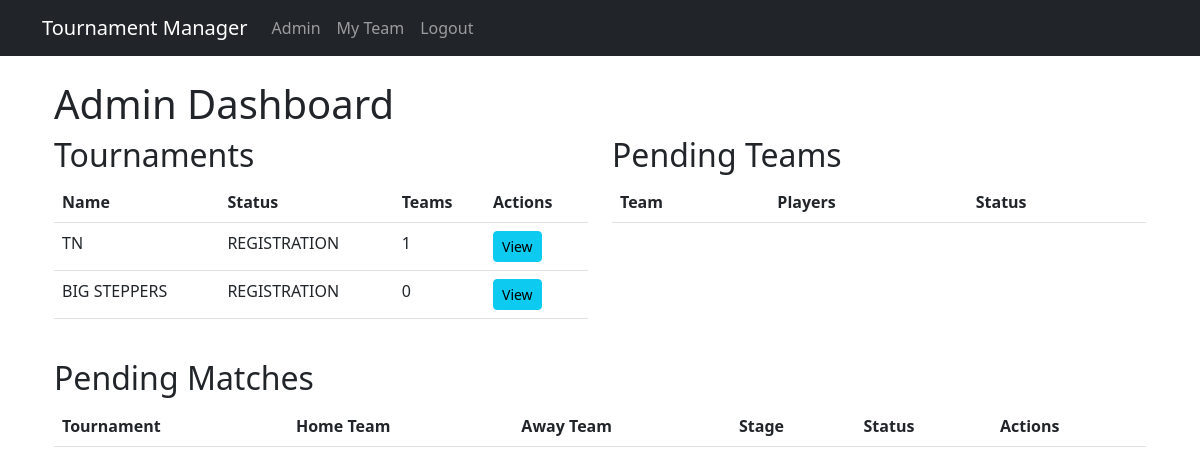
The page /api/admin-dashboard/ (signed in) on the database as committed earlier.
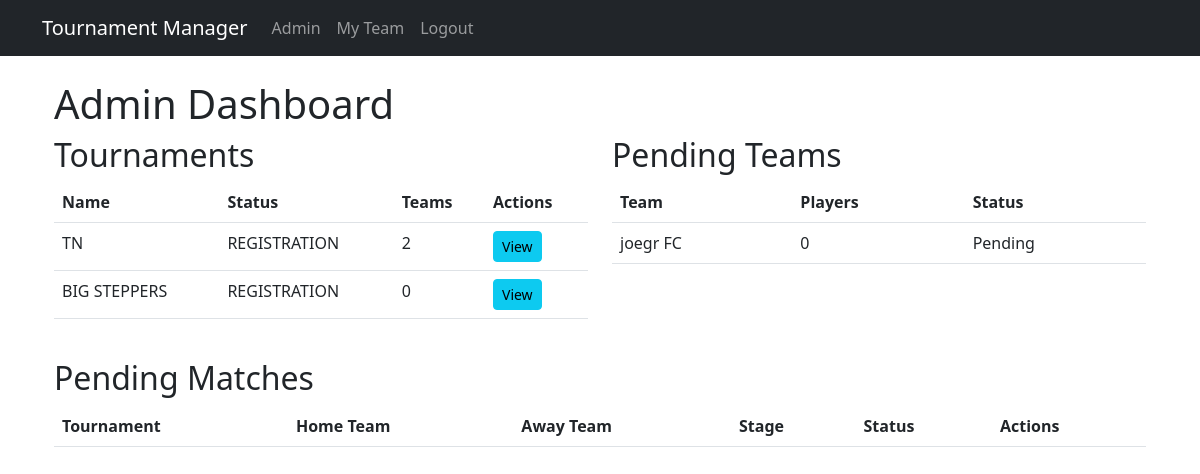
The same page on the database as committed later.
### tournament/models.py (models this page shows, shortened)
class Tournament(models.Model):
    slug = models.SlugField(
        unique=True,
        editable=False,
        default=''
    )
    name = models.CharField(max_length=100)
    organizer = models.ForeignKey(User, on_delete=models.CASCADE, null=True, blank=True)
    datetime = models.DateTimeField(default=timezone.now)
    start_date = models.DateTimeField(default=timezone.now)
    number_of_groups = models.IntegerField(default=2)
    teams_per_group = models.IntegerField(default=4)
    is_active = models.BooleanField(default=True)
    status = models.CharField(
        max_length=20,
        choices=[
            ('REGISTRATION', 'Registration'),
            ('GROUP_STAGE', 'Group Stage'),
            ('KNOCKOUT', 'Knockout Stage'),
            ('COMPLETED', 'Completed')
        ],
        default='REGISTRATION'
    )
    group_stage_complete = models.BooleanField(default=False)
    knockout_stage_complete = models.BooleanField(default=False)

class Team(models.Model):
    slug = models.SlugField(
        unique=True,
        editable=False,
        default=''
    )
    name = models.CharField(max_length=100)
    tournament = models.ForeignKey(Tournament, on_delete=models.CASCADE)
    manager = models.ForeignKey(
        User,
        on_delete=models.CASCADE,
        default=get_admin_user
    )
    player_count = models.IntegerField(
        default=0,
        validators=[
            MinValueValidator(0),
            MaxValueValidator(14)
        ]
    )
    registration_code = models.CharField(
        max_length=8,
        unique=True,
        blank=True,
        null=True  # Null when registration complete
    )
    registration_complete = models.BooleanField(default=False)
    registration_expires = models.DateTimeField(null=True, blank=True)
    strength_rating = models.IntegerField(
        default=50,
        validators=[MinValueValidator(1), MaxValueValidator(100)]
    )
    class Meta:
        unique_together = ['tournament', 'name']

### tournament/views.py (the view, shortened to what this page needs)
# urls.py: path('admin-dashboard/', AdminDashboardView.as_view(), name='admin_dashboard'),
class AdminDashboardView(LoginRequiredMixin, UserPassesTestMixin, TemplateView):
    template_name = 'tournament/admin_dashboard.html'
    def test_func(self):
        return self.request.user.is_staff
    def get_context_data(self, **kwargs):
        context = super().get_context_data(**kwargs)
        context['tournaments'] = Tournament.objects.all()
        context['pending_teams'] = Team.objects.filter(
            player_count__lt=8
        )
        context['pending_matches'] = Match.objects.filter(
            status='PENDING'
        )
        return context

### tournament/templates/tournament/admin_dashboard.html (shortened to what this page needs)
{% extends "base.html" %}
{% block content %}
<div class="container">
    <h1>Admin Dashboard</h1>
    <div class="row">
        <div class="col-md-6">
            <h2>Tournaments</h2>
            <table class="table">
                <thead>
                    <tr>
                        <th>Name</th>
                        <th>Status</th>
                        <th>Teams</th>
                        <th>Actions</th>
                    </tr>
                </thead>
                <tbody>
                    {% for tournament in tournaments %}
                    <tr>
                        <td>{{ tournament.name }}</td>
                        <td>{{ tournament.status }}</td>
                        <td>{{ tournament.team_set.count }}</td>
                        <td>
                            <a href="{% url 'tournament_standings' tournament.pk %}" class="btn btn-sm btn-info">View</a>
                        </td>
                    </tr>
                    {% endfor %}
                </tbody>
            </table>
        </div>
        <div class="col-md-6">
            <h2>Pending Teams</h2>
            <table class="table">
                <thead>
                    <tr>
                        <th>Team</th>
                        <th>Players</th>
                        <th>Status</th>
                    </tr>
                </thead>
                <tbody>
                    {% for team in pending_teams %}
                    <tr>
                        <td>{{ team.name }}</td>
                        <td>{{ team.player_count }}</td>
                        <td>{% if team.registration_complete %}Complete{% else %}Pending{% endif %}</td>
                    </tr>
                    {% endfor %}
                </tbody>
            </table>
        </div>
    </div>
    <div class="row mt-4">
        <div class="col-12">
            <h2>Pending Matches</h2>
            <table class="table">
                <thead>
                    <tr>
                        <th>Tournament</th>
                        <th>Home Team</th>
                        <th>Away Team</th>
                        <th>Stage</th>
                        <th>Status</th>
                        <th>Actions</th>
                    </tr>
                </thead>
            </table>
        </div>
    </div>
</div>
{% endblock %}

### templates/base.html (shortened to what this page needs)
<!DOCTYPE html>
<html lang="en">
<head>
    <link href="https://cdn.jsdelivr.net/npm/bootstrap@5.3.0/dist/css/bootstrap.min.css" rel="stylesheet">
</head>
<body>
    {% load tournament_filters %}
    <nav class="navbar navbar-expand-lg navbar-dark bg-dark">
        <div class="container">
            <a class="navbar-brand" href="/">Tournament Manager</a>
            <div class="collapse navbar-collapse" id="navbarNav">
                <ul class="navbar-nav me-auto">
                    {% if user.is_authenticated %}
                        {% if user.is_staff %}
                            <li class="nav-item">
                                <a class="nav-link" href="{% url 'tournament_admin' %}">Admin</a>
                            </li>
                        {% endif %}
                        <li class="nav-item">
                            <a class="nav-link" href="{% url 'team-list' %}">My Team</a>
                        </li>
                        <li class="nav-item">
                            <a class="nav-link" href="{% url 'logout' %}">Logout</a>
                        </li>
                    {% endif %}
                </ul>
            </div>
        </div>
    </nav>
    <div class="container mt-4">
        {% block content %}{% endblock %}
    </div>
</body>
</html>

Rows that differ between the two databases and show on the page:
computed for Tournament "TN": team_set.count "1" → "2"
added Team: name "joegr FC", player_count "0", registration_complete "Pending"
